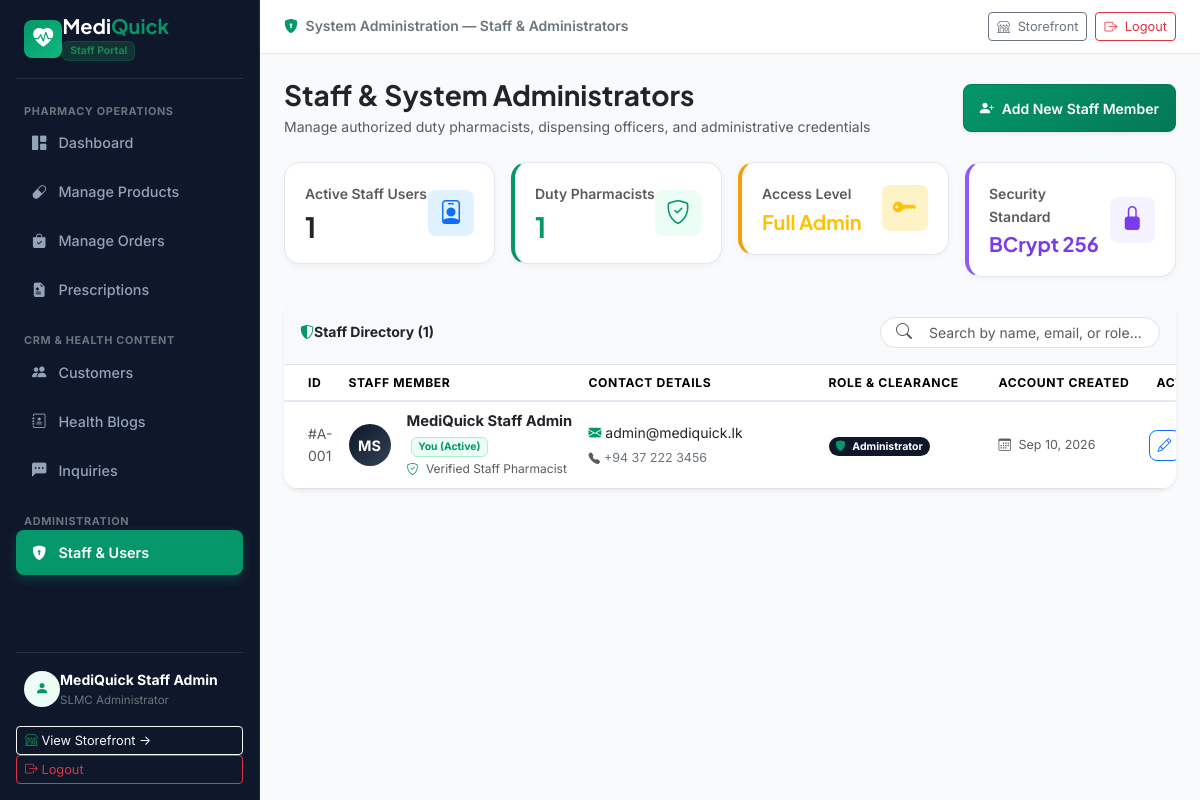
The page /admin/users.php (signed in) on the database its author committed.
### tables this page shows
CREATE TABLE `users` (
    `id` INT AUTO_INCREMENT PRIMARY KEY,
    `name` VARCHAR(100) NOT NULL,
    `email` VARCHAR(100) NOT NULL UNIQUE,
    `password` VARCHAR(255) NOT NULL,
    `phone` VARCHAR(20) DEFAULT NULL,
    `address` TEXT DEFAULT NULL,
    `role` ENUM('customer', 'admin') DEFAULT 'customer',
    `created_at` TIMESTAMP DEFAULT CURRENT_TIMESTAMP
);

### admin/users.php (the view, shortened to what this page needs)
<?php
require_once __DIR__ . '/../config/db.php';
$currentAdminId = (int)($_SESSION['user_id'] ?? 0);
$staffQuery = mysqli_query($conn, "SELECT * FROM users WHERE role = 'admin' ORDER BY id ASC");
$staffList = [];
$totalStaff = 0;
if ($staffQuery) {
    while ($s = mysqli_fetch_assoc($staffQuery)) {
        $totalStaff++;
        $staffList[] = $s;
    }
}
include_once __DIR__ . '/../includes/header.php';
?>
<div class="d-flex" style="min-height: 100vh;">
  <?php include_once __DIR__ . '/../includes/admin_sidebar.php'; ?>
  <div class="flex-grow-1 d-flex flex-column" style="background-color: #f8fafc; min-width: 0;">
    <div class="admin-topbar d-flex justify-content-between align-items-center">
      <div class="d-flex align-items-center gap-2">
        <div class="small text-secondary fw-semibold text-truncate">
          <i class="bi bi-shield-lock-fill text-emerald me-1"></i> <span class="d-none d-sm-inline">System Administration &mdash; </span>Staff & Administrators
        </div>
      </div>
      <div class="d-flex align-items-center gap-2">
        <a href="../index.php" target="_blank" class="btn btn-sm btn-outline-secondary" style="font-size: 0.8rem;">
          <i class="bi bi-shop me-1"></i> Storefront
        </a>
        <a href="logout.php" class="btn btn-sm btn-outline-danger" style="font-size: 0.8rem;">
          <i class="bi bi-box-arrow-right me-1"></i> Logout
        </a>
      </div>
    </div>
    <div class="p-3 p-md-4 flex-grow-1">
      <div class="d-flex flex-wrap justify-content-between align-items-center gap-2 mb-4">
        <div>
          <h3 class="fw-bold text-dark mb-1 font-heading">Staff & System Administrators</h3>
          <p class="text-muted small mb-0">Manage authorized duty pharmacists, dispensing officers, and administrative credentials</p>
        </div>
        <button type="button" class="btn btn-emerald btn-sm py-2 px-3 shadow-sm rounded-3 d-inline-flex align-items-center gap-1.5 fw-semibold"
                data-bs-toggle="modal" data-bs-target="#userModal" onclick="resetStaffForm()">
          <i class="bi bi-person-plus-fill"></i> Add New Staff Member
        </button>
      </div>
      <div class="row g-3 mb-4">
        <div class="col-6 col-lg-3">
          <div class="stat-card-modern d-flex align-items-center justify-content-between">
            <div>
              <div class="text-muted small fw-semibold mb-1">Active Staff Users</div>
              <h3 class="fw-bold mb-0 text-dark"><?php echo $totalStaff; ?></h3>
            </div>
            <div class="rounded-3 d-flex align-items-center justify-content-center text-primary" style="width: 46px; height: 46px; background-color: #e0f2fe;">
              <i class="bi bi-person-badge fs-4"></i>
            </div>
          </div>
        </div>
        <div class="col-6 col-lg-3">
          <div class="stat-card-modern d-flex align-items-center justify-content-between" style="border-left: 4px solid #059669;">
            <div>
              <div class="text-muted small fw-semibold mb-1">Duty Pharmacists</div>
              <h3 class="fw-bold mb-0 text-emerald"><?php echo $totalStaff; ?></h3>
            </div>
            <div class="rounded-3 d-flex align-items-center justify-content-center text-emerald" style="width: 46px; height: 46px; background-color: #ecfdf5;">
              <i class="bi bi-shield-check fs-4"></i>
            </div>
          </div>
        </div>
        <div class="col-6 col-lg-3">
          <div class="stat-card-modern d-flex align-items-center justify-content-between" style="border-left: 4px solid #f59e0b;">
            <div>
              <div class="text-muted small fw-semibold mb-1">Access Level</div>
              <h3 class="fw-bold mb-0 text-warning" style="font-size: 1.25rem;">Full Admin</h3>
            </div>
            <div class="rounded-3 d-flex align-items-center justify-content-center text-warning" style="width: 46px; height: 46px; background-color: #fef3c7;">
              <i class="bi bi-key-fill fs-4"></i>
            </div>
          </div>
        </div>
        <div class="col-6 col-lg-3">
          <div class="stat-card-modern d-flex align-items-center justify-content-between" style="border-left: 4px solid #8b5cf6;">
            <div>
              <div class="text-muted small fw-semibold mb-1">Security Standard</div>
              <h3 class="fw-bold mb-0" style="color: #7c3aed; font-size: 1.25rem;">BCrypt 256</h3>
            </div>
            <div class="rounded-3 d-flex align-items-center justify-content-center" style="width: 46px; height: 46px; background-color: #f5f3ff; color: #7c3aed;">
              <i class="bi bi-lock-fill fs-4"></i>
            </div>
          </div>
        </div>
      </div>
      <div class="card card-custom bg-white border-0 shadow-sm overflow-hidden">
        <div class="p-3 border-bottom bg-light d-flex flex-wrap align-items-center justify-content-between gap-3">
          <div class="fw-bold text-dark small d-flex align-items-center gap-1.5">
            <i class="bi bi-shield-shaded text-emerald"></i>
            Staff Directory (<?php echo count($staffList); ?>)
          </div>
          <div class="position-relative" style="min-width: 280px;">
            <i class="bi bi-search position-absolute top-50 start-0 translate-middle-y ms-3 text-muted"></i>
            <input type="text" id="staffLiveSearch" class="form-control form-control-sm ps-5 rounded-pill" placeholder="Search by name, email, or role...">
          </div>
        </div>
        <div class="table-responsive">
          <table class="table table-hover align-middle mb-0" id="staffTable">
            <thead class="bg-light text-secondary" style="font-size: 0.76rem; font-weight: 700; text-transform: uppercase; letter-spacing: 0.05em; border-bottom: 2px solid #e2e8f0;">
              <tr>
                <th class="ps-4 py-3.5" style="width: 80px;">ID</th>
                <th style="min-width: 240px;">Staff Member</th>
                <th style="min-width: 240px;">Contact Details</th>
                <th style="min-width: 170px;">Role & Clearance</th>
                <th style="min-width: 150px;">Account Created</th>
                <th class="text-end pe-4" style="width: 130px;">Actions</th>
              </tr>
            </thead>
            <tbody class="small">
              <?php if (!empty($staffList)): ?>
                <?php foreach ($staffList as $s):
                  $nameParts = explode(' ', trim($s['name']));
                  $initials = strtoupper(substr($nameParts[0], 0, 1) . (isset($nameParts[1]) ? substr($nameParts[1], 0, 1) : ''));
                  $isSelf = ((int)$s['id'] === $currentAdminId);
                ?>
                  <tr class="staff-row-item" style="transition: background-color 0.15s ease;">
                    <td class="ps-4 py-3.5 font-mono text-muted">
                      #A-<?php echo str_pad($s['id'], 3, '0', STR_PAD_LEFT); ?>
                    </td>
                    <td class="py-3.5">
                      <div class="d-flex align-items-center gap-3">
                        <div class="avatar-initials shadow-xs" style="width: 42px; height: 42px; font-size: 0.9rem; flex-shrink: 0; background: linear-gradient(135deg, #0f172a 0%, #334155 100%);">
                          <?php echo htmlspecialchars($initials); ?>
                        </div>
                        <div>
                          <strong class="text-dark d-block staff-name" style="font-size: 0.92rem;">
                            <?php echo htmlspecialchars($s['name']); ?>
                            <?php if ($isSelf): ?>
                              <span class="badge bg-emerald-subtle text-emerald border border-emerald ms-1" style="font-size: 0.65rem;">You (Active)</span>
                            <?php endif; ?>
                          </strong>
                          <span class="text-muted" style="font-size: 0.75rem;">
                            <i class="bi bi-shield-check text-emerald me-1"></i> Verified Staff Pharmacist
                          </span>
                        </div>
                      </div>
                    </td>
                    <td class="py-3.5">
                      <div class="d-flex flex-column gap-1">
                        <a href="mailto:<?php echo htmlspecialchars($s['email']); ?>" class="text-dark text-decoration-none d-inline-flex align-items-center gap-1 staff-email">
                          <i class="bi bi-envelope-fill text-emerald" style="font-size: 0.8rem;"></i> <?php echo htmlspecialchars($s['email']); ?>
                        </a>
                        <?php if (!empty($s['phone'])): ?>
                          <div class="text-secondary d-inline-flex align-items-center gap-1" style="font-size: 0.78rem;">
                            <i class="bi bi-telephone-fill text-muted" style="font-size: 0.72rem;"></i> <?php echo htmlspecialchars($s['phone']); ?>
                          </div>
                        <?php endif; ?>
                      </div>
                    </td>
                    <td class="py-3.5">
                      <span class="badge bg-dark text-white font-mono px-2.5 py-1 rounded-pill" style="background-color: #0f172a !important;">
                        <i class="bi bi-shield-fill text-emerald me-1"></i> Administrator
                      </span>
                    </td>
                    <td class="py-3.5 text-muted" style="font-size: 0.78rem;">
                      <i class="bi bi-calendar3 me-1"></i> <?php echo date('M d, Y', strtotime($s['created_at'])); ?>
                    </td>
                    <td class="text-end pe-4 py-3.5">
                      <div class="d-inline-flex align-items-center gap-1">
                        <button type="button" class="btn btn-sm btn-outline-primary p-1.5 rounded-3"
                                onclick='editStaff(<?php echo htmlspecialchars(json_encode($s), ENT_QUOTES, 'UTF-8'); ?>)' title="Edit Staff Profile">
                          <i class="bi bi-pencil"></i>
                        </button>
                      </div>
                    </td>
                  </tr>
                <?php endforeach; ?>
              <?php endif; ?>
            </tbody>
          </table>
        </div>
      </div>
    </div>
  </div>
</div>
</body>
</html>

### assets/css/style.css (style rules this page uses)
:root { --mq-primary: #059669; --mq-primary-hover: #047857; --mq-primary-dark: #064e3b; --mq-primary-light: #ecfdf5; --mq-primary-border: #a7f3d0; --mq-sky: #0ea5e9; --mq-sky-light: #f0f9ff; --mq-dark: #0f172a; --mq-slate: #334155; --mq-muted: #64748b; --mq-light-bg: #f8fafc; --mq-card-bg: #ffffff; --mq-border: #e2e8f0; --font-sans: 'Inter', -apple-system, BlinkMacSystemFont, 'Segoe UI', Roboto, sans-serif; --font-heading: 'Plus Jakarta Sans', 'Inter', sans-serif; }
body { font-family: var(--font-sans); background-color: var(--mq-light-bg); color: var(--mq-dark); line-height: 1.6; min-height: 100vh; display: flex; flex-direction: column; -webkit-font-smoothing: antialiased; -moz-osx-font-smoothing: grayscale; }
h1, h2, h3, h4, h5, h6, .font-heading { font-family: var(--font-heading); font-weight: 700; color: var(--mq-dark); }
a { text-decoration: none; transition: all 0.2s ease-in-out; }
.btn-emerald { background: linear-gradient(135deg, #059669 0%, #047857 100%); color: #ffffff; border: 1px solid #047857; font-weight: 600; border-radius: 12px; min-height: 48px; padding: 0.65rem 1.4rem; display: inline-flex; align-items: center; justify-content: center; gap: 8px; box-shadow: 0 4px 14px rgba(5, 150, 105, 0.22); transition: all 0.2s cubic-bezier(0.16, 1, 0.3, 1); }
.card-custom { background-color: #ffffff; border: 1px solid var(--mq-border); border-radius: 16px; box-shadow: 0 2px 8px rgba(15, 23, 42, 0.04); transition: transform 0.2s ease, box-shadow 0.2s ease; }
.admin-topbar { background-color: #ffffff; border-bottom: 1px solid var(--mq-border); padding: 0.75rem 1.5rem; }
.text-emerald { color: var(--mq-primary) !important; }
.bg-emerald-subtle { background-color: var(--mq-primary-light) !important; }
.border-emerald { border-color: var(--mq-primary-border) !important; }
.avatar-initials { width: 38px; height: 38px; border-radius: 50%; display: inline-flex; align-items: center; justify-content: center; font-weight: 700; font-size: 0.82rem; color: #ffffff; background: linear-gradient(135deg, #059669 0%, #047857 100%); flex-shrink: 0; }
.stat-card-modern { border-radius: 16px; padding: 1.25rem; background: #ffffff; border: 1px solid var(--mq-border); box-shadow: 0 2px 8px rgba(15, 23, 42, 0.04); transition: transform 0.2s ease, box-shadow 0.2s ease; }

### rows shown on the page
users: id "001", name "MS", name "MediQuick Staff Admin", shows "You (Active)", email "admin@mediquick.lk", phone "+94 37 222 3456", created_at "Sep 10, 2026"

### other values the page prints
$adminName "MediQuick Staff Admin"
$totalStaff "1"
count($staffList) "1"
